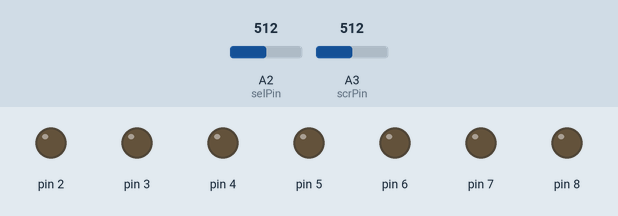
Simulated run of this sketch. Board: Arduino Uno, built with avr-gcc and run on an emulated ATmega328P. Shown: output pins drawn as LEDs (lit = HIGH). Dashed ring = blinking. The test bench sets the inputs (shaded band); at power-on: A2 (selPin) = 512, A3 (scrPin) = 512. What the sketch prints to the serial monitor is not drawn.

Above: at 1.2 s.
1.3 s: A2 (selPin) set to 1011
2.8 s: A2 (selPin) set to 1023
At 3.2 s:
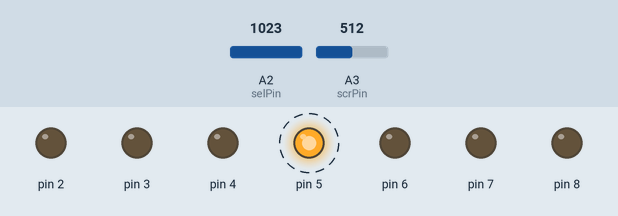
5.8 s: A3 (scrPin) set to 1023
At 6.4 s:
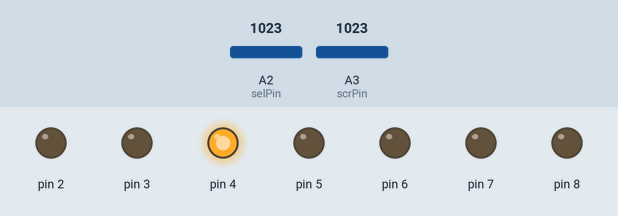
8.1 s: A3 (scrPin) set to 1009
At 9.6 s:
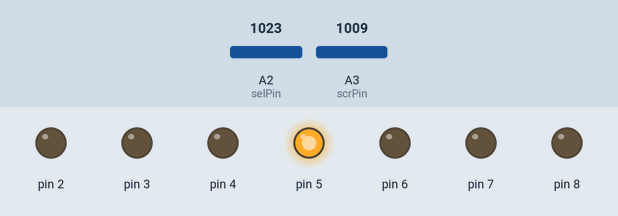
9.7 s: A2 (selPin) set to 900
At 10.5 s:
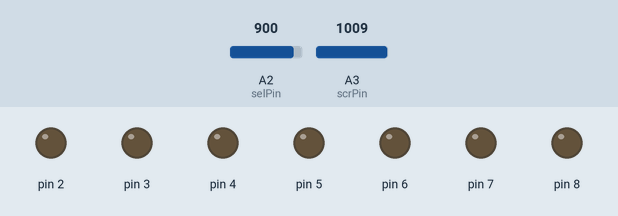
Timing chart, 0 to 12.3 s (numbered marks = the images above; inputs shaded):
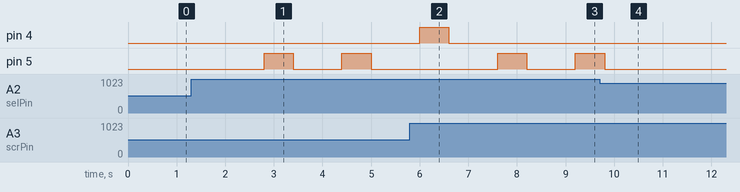

The sketch:

Test_af_pumpe.ino
```cpp
const int selPin=16, scrPin=17;
int selOp=LOW, selKnap=LOW;

void pump(int pumpe, int vol){
  Serial.print("Pumper: ");
  Serial.print(pumpe);
  digitalWrite(pumpe,HIGH);
  delay(600*vol);
  digitalWrite(pumpe,LOW);
  delay(1000);
}

void setup() {
  Serial.begin(9600); //Opsætter bitrate aftalen
  pinMode(2, OUTPUT);
  pinMode(3, OUTPUT);
  pinMode(4, OUTPUT);
  pinMode(5, OUTPUT);
  pinMode(6, OUTPUT);
  pinMode(7, OUTPUT);
  pinMode(8, OUTPUT);
  pinMode(selKnap, INPUT);
  pinMode(selOp, INPUT);
  Serial.print("Starter test: ");
}

void loop() {
  selKnap=analogRead(selPin);
  selOp=analogRead(scrPin);
  //pump(2);
  //pump(3);
  if (selOp==1023){
    pump(4,1);
  }

  if (selKnap == 1023){
   pump(5,1);
  }
  //pump(6);
  //pump(7);
  //pump(8);
}
```

Measured:
- the behaviour switches between 1022 and 1023 on A2 (selPin) (found by bisection; images 0 and 1)
- the behaviour switches between 1023 and 1022 on A3 (scrPin) (found by bisection; images 2 and 3)
- after the input at 1.3 s, every drawn part: stays the same
- after the input at 2.8 s, pin 5: alternates HIGH for 0.60 s and LOW for 1.0 s, starting at once
- after the input at 5.8 s, pin 4: LOW → HIGH after 0.20 s, → LOW 0.60 s later
- after the input at 8.1 s, pin 4: stays LOW (without the input it goes to HIGH after 1.1 s)
- after the input at 9.7 s, pin 5: goes on until 9.8 s, then stays LOW
